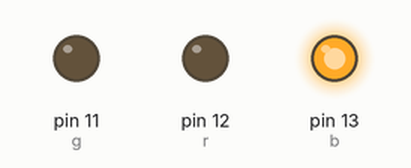
Simulated run of this sketch. Board: Arduino Uno, built with avr-gcc and run on an emulated ATmega328P. Parts: output pins drawn as LEDs (lit = HIGH).

Above: at 0.2 s.
At 0.9 s:
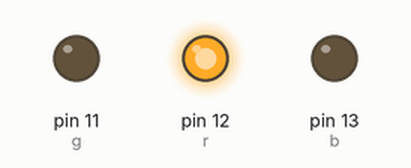
At 2.0 s:
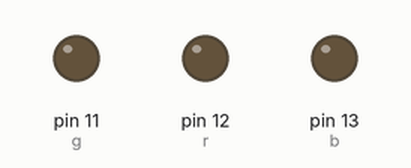
At 3.7 s:
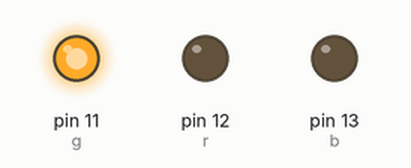
Timing chart, 0 to 4.8 s (numbered marks = the images above):
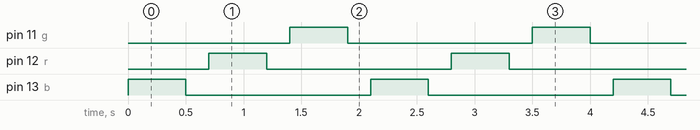

Measured:
- by itself, pin 11 (g), pin 12 (r), pin 13 (b): alternates HIGH for 0.50 s and LOW for 1.6 s
- by itself, everything shown: repeats every 2.1 s, in 6 steps

The sketch:

ILE1008-test21.ino
```cpp
int b = 13;
int r = 12;
int g = 11;

// the setup function runs once when you press reset or power the board
void setup() {
  // initialize digital pin LED_BUILTIN as an output.
  pinMode(b, OUTPUT);
  pinMode(r, OUTPUT);
  pinMode(g, OUTPUT);
}

// the loop function runs over and over again forever
void loop() {
  checking(b);
  checking(r);
  checking(g);
}

void checking(int led) {
  digitalWrite(led, HIGH);   // turn the LED on (HIGH is the voltage level)
  delay(500);                       // wait for a second
  digitalWrite(led, LOW);    // turn the LED off by making the voltage LOW
  delay(200);                       // wait for a second
}
```
